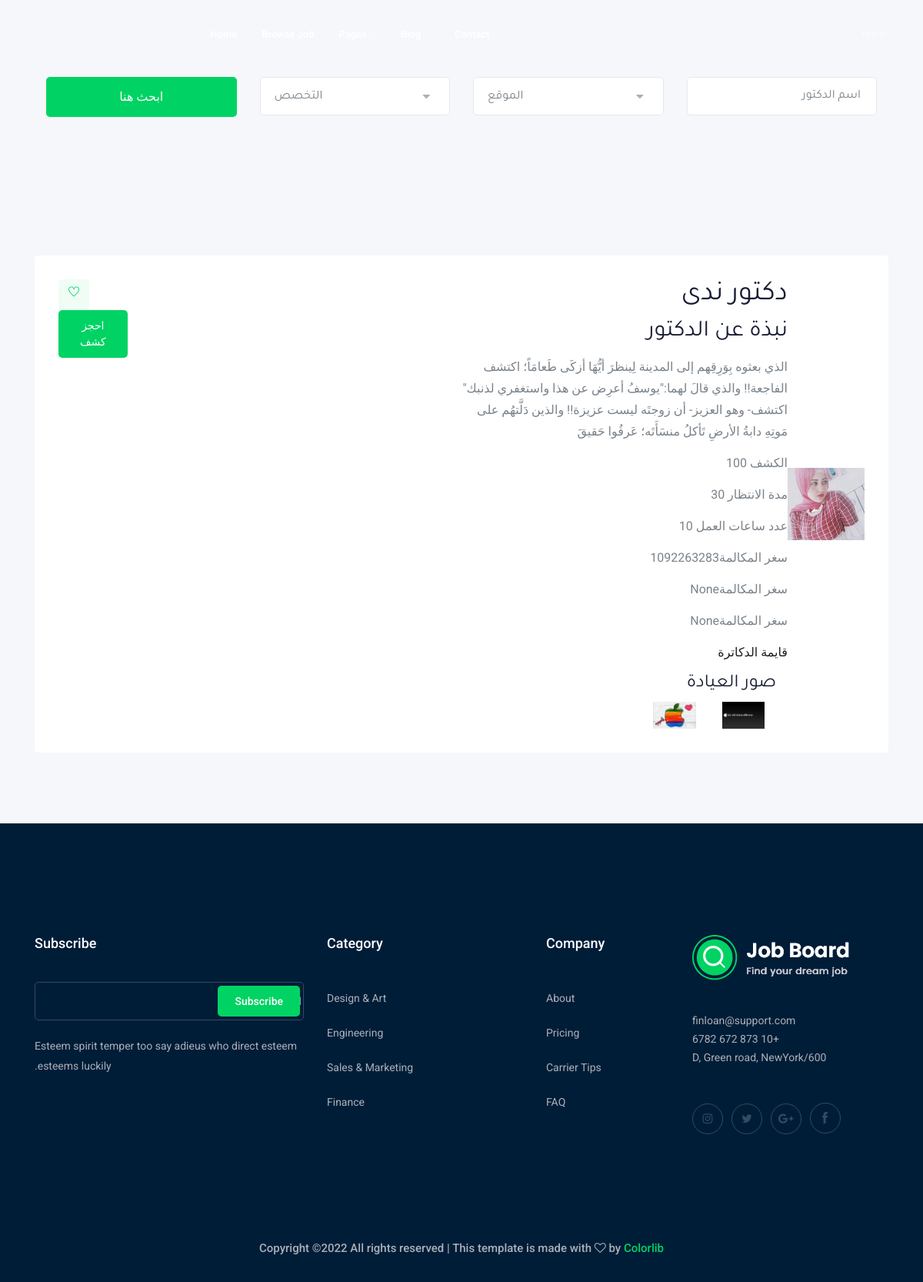
The page /accounts/nada/ on the database its author committed.
### accounts/models.py (models this page shows, shortened)
class Profile(models.Model):
    user = models.OneToOneField(User, verbose_name='user', on_delete=models.CASCADE)
    name = models.CharField("الاسم", max_length=20)
    subtitle = models.TextField("نبذةعنك ", max_length=2000, blank=True, null=True)
    address = models.CharField("المحافظة ", max_length=100, blank=True, null=True )
    address_detail = models.CharField("العنوان بالتفصيل", max_length=100, blank=True, null=True)
    doctor = models.CharField("دكتور؟", max_length=100,choices=DOCTOR_IN, blank=True, null=True)
    specialist_doctor = models.CharField(" متخصص فى", max_length=100, blank=True, null=True)
    who_i = models.TextField("من انا", max_length=1000)
    price = models.IntegerField("سعر الكشف", blank=True, null=True)
    hour_of_work = models.IntegerField("عدد سعات العمل", blank=True, null=True)
    hour_of_wait = models.IntegerField("مدة الانتظار", blank=True, null=True)
    mobile = models.IntegerField("سعر المكالمة", blank=True, null=True)
    facebook = models.CharField(max_length=100, blank=True, null=True)
    google = models.CharField(max_length=100, blank=True, null=True)
    twitter = models.CharField(max_length=100, blank=True, null=True)
    image = models.ImageField("الصورة الشخصية", upload_to="profile", null=True,blank=True)
    type_of_person = models.CharField('نوع الدكتور',choices=TYPE_OF_PERSON,max_length=50)
    slug = models.SlugField("slug", blank=True, null=True)
    class Meta:
        verbose_name = _("profile")
        verbose_name_plural = _("profiles")

class Clinic(models.Model):
    namedoc = models.ForeignKey('Profile', on_delete=models.CASCADE)
    image_of_clinic = models.ImageField("صور العيادة", upload_to="clinic", null=True,  blank=True)

### accounts/views.py (the view)
# urls.py: path('<slug:slug>/', views.doctor_detail, name='doctor_detail'),
def doctor_detail(request, slug):
    doctor = Profile.objects.get(slug=slug)
    img = Clinic.objects.filter(namedoc=doctor)
    context = {"doctor": doctor, "img": img}
    return render(request, 'user/doctor_detail.html', context)

### accounts/templates/user/doctor_detail.html (shortened to what this page needs)
{% extends 'base.html' %}
{% load static %}
{% block body %}
<div dir="rtl">
    <div class="job_listing_area">
        <div class="container">
            {% include 'user/search.html' %}
            <div class="job_lists">
                <div class="row">
                    <div class="col-lg-12 col-md-12">
                        <div class="single_jobs white-bg d-flex justify-content-between">
                            <div class="jobs_left d-flex align-items-center">
                                <div >
                                    {% if doctor.image %}
                                    <img src="{{doctor.image.url}}" alt="" width="100"  class="img-circle">
                                    {% else %}
                                    <img src="{% static 'static_files\img\blog\author.png' %}" alt="" width="100" >
                                    {% endif %}
                                </div>
                                <div class="text-right">
                                    <a href=""><h1>  دكتور {{ doctor.name }}</h1> </a>
                                    <h2>نبذة عن الدكتور</h2>
                                        <div class="location">
                                            <p style="width: 50%">  {{doctor.who_i}}</p>
                                            <p style="width: 50%">    الكشف {{doctor.price}}</p>
                                            <p style="width: 50%"> مدة الانتظار  {{doctor.hour_of_wait}} </p>
                                            <p style="width: 50%">  عدد ساعات العمل {{doctor.hour_of_work}}</p>
                                            <p style="width: 50%">  سغر المكالمة{{doctor.mobile}}</p>
                                            <p style="width: 50%">  سغر المكالمة{{doctor.doctor}}</p>
                                            <p style="width: 50%">  سغر المكالمة{{doctor.specialist_doctor}}</p>
                                            <p><a href="{% url 'accounts:doctors_list' %}">قايمة الدكاترة </a></p>
                                        </div>
                                        <div class="single_wrap col-sm-4" >
                                            <h3>صور العيادة</h3>
                                            {% for i in img %}
                                            <img src="{{i.image_of_clinic.url}}"  class="col-sm-4">
                                            {% endfor %}
                                        </div>
                                </div>
                            </div>
                            <div class="jobs_right">
                                <div class="apply_now">
                                    <a class="heart_mark" href="#"> <i class="ti-heart"></i> </a>
                                    <a href="job_details.html" class="boxed-btn3">احجز كشف </a>
                                </div>
                            </div>
                        </div>
                    </div>
            </div>
        </div>
    </div>
</div>
{% endblock %}

### rows shown on the page
Profile: image (picture), name "ندى", who_i "الذي بعثوه بِوَرِقِهم إلى المدينة لِينظرَ أيُّهَا أزكَى طَعامَاً؛ اكتشف الفاجعة!! والذي قالَ لهما:\"يوسفُ أعرِض عن هذا واستغفري لذنبك\" اكتشف- وهو العزيز- أن زوجتَه ليست عزيزة!! والذين دَلَّتهُم على مَوتِهِ دابةُ الأرضِ تَأكلُ منسَأَتَه؛ عَرفُوا حَقيقَ", price "100", hour_of_wait "30", hour_of_work "10", mobile "1092263283", doctor "None", specialist_doctor "None"
Clinic: image_of_clinic (picture)
Clinic: image_of_clinic (picture)
